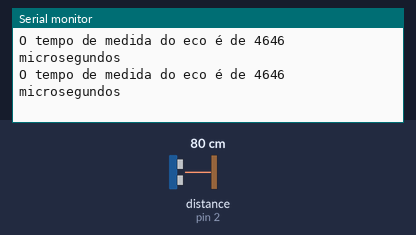
The sketch below on a simulated Arduino Uno, built with avr-gcc and run on an emulated ATmega328P. On the bench: the last lines printed to the serial monitor. Wiring (inferred from the names in the program): ultrasonic range finder: trigger pin 3; echo pin 2. The test bench sets the inputs (shaded band); at power-on: distance to the obstacle (sensor on pin 2) 80 cm. The echo pulse lasts 58.3 µs per cm.

Above: at 1.8 s.
1.9 s: distance to the obstacle (sensor on pin 2) set to 2 cm
At 2.8 s:
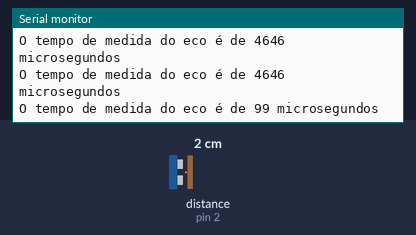
3.4 s: distance to the obstacle (sensor on pin 2) set to 4 cm
At 4.6 s:
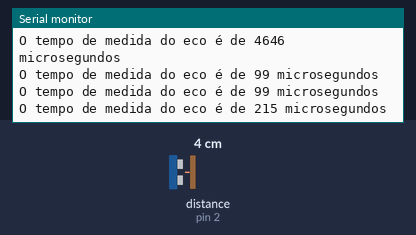
Timing chart, 0 to 6.4 s (numbered marks = the images above; inputs shaded):
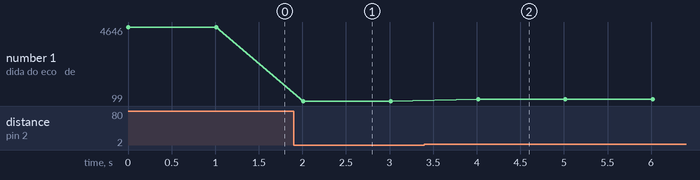

The sketch:

11-SensorUltrasonico.ino
```cpp
int echo = 2, trigger = 3;

long tempo;

void setup() {
  pinMode(echo, INPUT);
  pinMode(trigger, OUTPUT);
  Serial.begin(9600);
}

void loop() {
  //enviando o pulso TTL
  //vamos forçar o desligamento do trigger
  digitalWrite(trigger, LOW);
  //aqui usamos uma nova função para esperar microsegundos
  delayMicroseconds(2);
  //inicialndo o pulso TTL
  digitalWrite(trigger, HIGH);
  //aguardando 10 milisegundos
  delayMicroseconds(10);
  //finalizando o pulso TTL
  digitalWrite(trigger, LOW);


  //nova função: para medir o pulso
  //TTL enviada pelo módulo
  tempo = pulseIn(echo,HIGH);
  //Note que temos que informar a porta
  //e se o sinal lido é alto ou baixo


  //vamos exibir isso no serial monitor
  Serial.print("O tempo de medida do eco é de ");
  Serial.print(tempo);
  Serial.println(" microsegundos");


  //pulando linhas e esperando
  //1 segundo para fazer outra medida
  Serial.println();
  delay(1000);//espera um segundo
}
```

Measured:
- after the input at 1.9 s, the serial monitor: prints a new line after 0.11 s (image 1)
- after the input at 3.4 s, the serial monitor: prints a new line after 0.61 s (image 2)
- plotted number 1: 4646 → 99 after the input at 1.9 s, 99 → 215 after the input at 3.4 s
